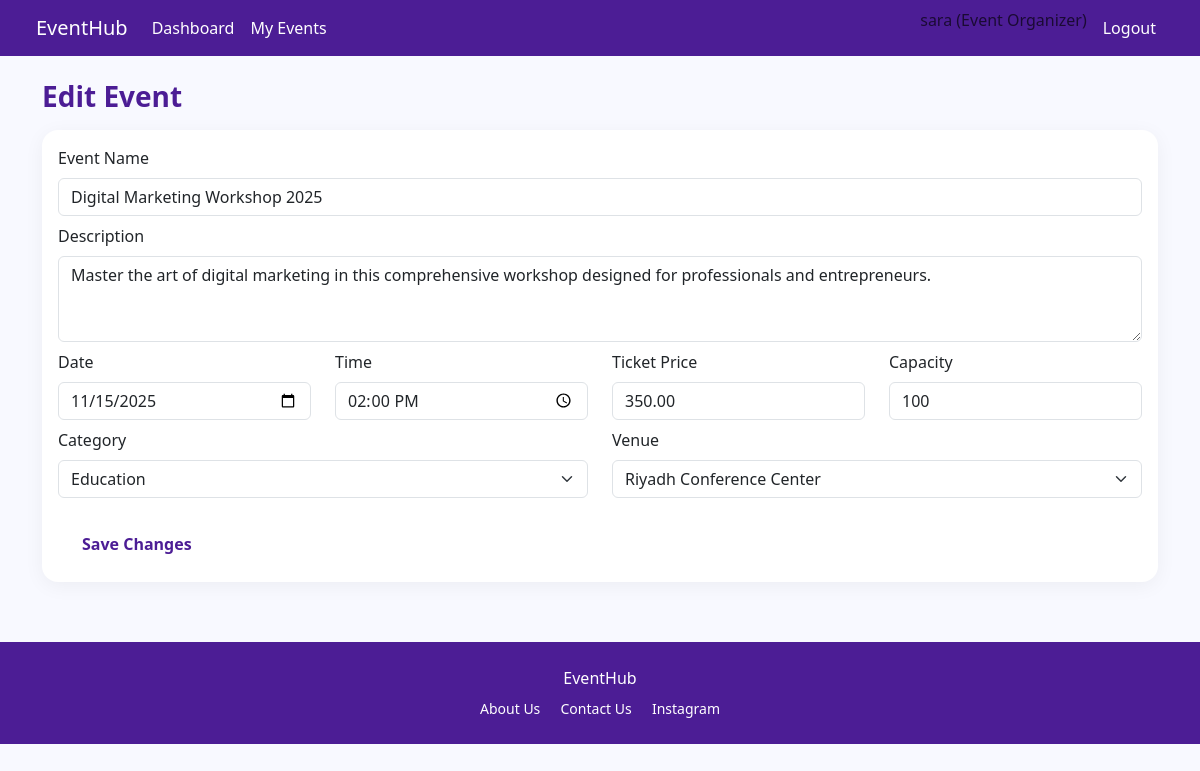
Screenshot of /organizer_edit_event.php?id=16 (signed in) with the database file from the repository.
### tables this page shows
CREATE TABLE `events` (
  `event_id` int(11) NOT NULL,
  `organizer_id` int(11) NOT NULL,
  `category_id` int(11) NOT NULL,
  `venue_id` int(11) NOT NULL,
  `event_name` varchar(300) NOT NULL,
  `description` text NOT NULL,
  `event_date` date NOT NULL,
  `event_time` varchar(50) NOT NULL,
  `ticket_price` decimal(10,2) NOT NULL,
  `capacity` int(11) NOT NULL,
  `tickets_sold` int(11) DEFAULT 0,
  `tickets_available` int(11) DEFAULT NULL,
  `image_path` varchar(500) DEFAULT NULL,
  `event_status` enum('Pending','Approved','Rejected','Cancelled','Completed') DEFAULT 'Pending',
  `admin_feedback` varchar(1000) DEFAULT NULL,
  `created_at` timestamp NOT NULL DEFAULT current_timestamp(),
  `updated_at` timestamp NOT NULL DEFAULT current_timestamp() ON UPDATE current_timestamp()
);

CREATE TABLE `categories` (
  `category_id` int(11) NOT NULL,
  `category_name` varchar(100) NOT NULL,
  `description` varchar(500) DEFAULT NULL,
  `created_at` timestamp NOT NULL DEFAULT current_timestamp()
);

CREATE TABLE `venues` (
  `venue_id` int(11) NOT NULL,
  `venue_name` varchar(200) NOT NULL,
  `location` varchar(500) NOT NULL,
  `city` varchar(100) DEFAULT 'Riyadh',
  `address` varchar(500) DEFAULT NULL,
  `capacity` int(11) DEFAULT NULL,
  `description` text DEFAULT NULL,
  `created_at` timestamp NOT NULL DEFAULT current_timestamp()
);

### organizer_edit_event.php (the view, shortened to what this page needs)
<?php
require_once __DIR__ . '/includes/header.php';
require_once __DIR__ . '/includes/navbar.php';
global $pdo;
$uid = current_user_id();
$eventId = (int)($_GET['id'] ?? 0);
$stmt = $pdo->prepare("SELECT * FROM events WHERE event_id = :id AND organizer_id = :org");
$stmt->execute([':id' => $eventId, ':org' => $uid]);
$event = $stmt->fetch();
$cats = $pdo->query("SELECT category_id, category_name FROM categories")->fetchAll();
$venues = $pdo->query("SELECT venue_id, venue_name FROM venues")->fetchAll();
?>
<div class="container mt-4">
    <h3 class="mb-3 page-title">Edit Event</h3>
    <div class="card">
        <div class="card-body">
            <form method="post">
                <div class="mb-2">
                    <label class="form-label">Event Name</label>
                    <input type="text" name="event_name" class="form-control" value="<?= htmlspecialchars($event['event_name']) ?>" required>
                </div>
                <div class="mb-2">
                    <label class="form-label">Description</label>
                    <textarea name="description" class="form-control" rows="3" required><?= htmlspecialchars($event['description']) ?></textarea>
                </div>
                <div class="row">
                    <div class="col-md-3 mb-2">
                        <label class="form-label">Date</label>
                        <input type="date" name="event_date" class="form-control" value="<?= htmlspecialchars($event['event_date']) ?>" required>
                    </div>
                    <div class="col-md-3 mb-2">
                        <label class="form-label">Time</label>
                        <input type="time" name="event_time" class="form-control" value="<?= htmlspecialchars($event['event_time']) ?>" required>
                    </div>
                    <div class="col-md-3 mb-2">
                        <label class="form-label">Ticket Price</label>
                        <input type="number" step="0.01" name="ticket_price" class="form-control" value="<?= htmlspecialchars($event['ticket_price']) ?>" required>
                    </div>
                    <div class="col-md-3 mb-2">
                        <label class="form-label">Capacity</label>
                        <input type="number" name="capacity" class="form-control" value="<?= (int)$event['capacity'] ?>" required>
                    </div>
                </div>
                <div class="row">
                    <div class="col-md-6 mb-2">
                        <label class="form-label">Category</label>
                        <select name="category_id" class="form-select">
                            <?php foreach ($cats as $c): ?>
                                <option value="<?= (int)$c['category_id'] ?>" <?= (int)$event['category_id'] === (int)$c['category_id'] ? 'selected' : '' ?>>
                                    <?= htmlspecialchars($c['category_name']) ?>
                                </option>
                            <?php endforeach; ?>
                        </select>
                    </div>
                    <div class="col-md-6 mb-2">
                        <label class="form-label">Venue</label>
                        <select name="venue_id" class="form-select">
                            <?php foreach ($venues as $v): ?>
                                <option value="<?= (int)$v['venue_id'] ?>" <?= (int)$event['venue_id'] === (int)$v['venue_id'] ? 'selected' : '' ?>>
                                    <?= htmlspecialchars($v['venue_name']) ?>
                                </option>
                            <?php endforeach; ?>
                        </select>
                    </div>
                </div>
                <button class="btn-main mt-3" type="submit">Save Changes</button>
            </form>
        </div>
    </div>
</div>
<?php require_once __DIR__ . '/includes/footer.php'; ?>

### assets/style.css (style rules this page uses)
body { background:#f8f9ff; font-family:'Segoe UI',sans-serif; }
.btn-main { background:#ffffff; color:#4c1d95; border-radius:10px; padding:10px 24px; font-weight:600; border:none; }
.card { border:none; border-radius:16px; box-shadow:0 4px 20px rgba(0,0,0,.05); }
.page-title { color:#4c1d95; font-weight:700; }

### rows the page displays
events: event_name "Digital Marketing Workshop 2025", description "Master the art of digital marketing in this comprehensive workshop designed for professionals and entrepreneurs.", event_date "11/15/2025", event_time "14:00", ticket_price "350.00", capacity "100", category_id "Education", venue_id "Riyadh Conference Center"

### other values shown
$_SESSION['full_name'] "sara"
$role "Event Organizer"
